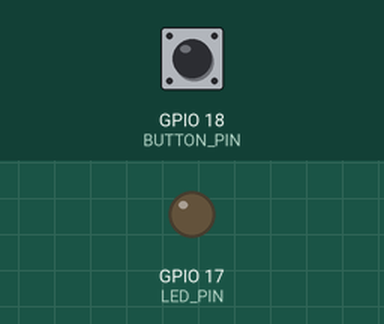
Simulated run of this program. Board: Raspberry Pi (BCM pin numbers). On the bench: output pins drawn as LEDs (lit = HIGH). Inputs (shaded band) come from the test bench; at power-on: GPIO 18 (BUTTON_PIN) LOW.

Above: at 1.2 s.
1.3 s: GPIO 18 (BUTTON_PIN) pulled HIGH for 0.15 s
At 1.4 s:
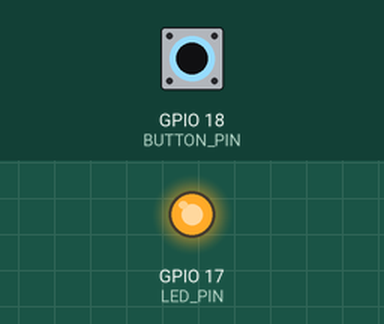
3.0 s: GPIO 18 (BUTTON_PIN) pulled HIGH for 3.2 s
At 7.0 s:
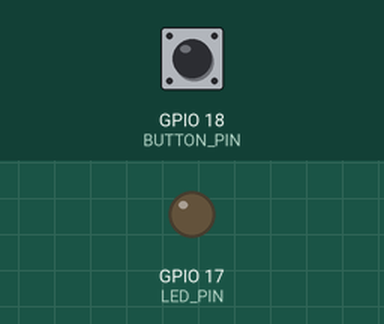
Timing chart, 0 to 8.5 s (numbered marks = the images above; inputs shaded):
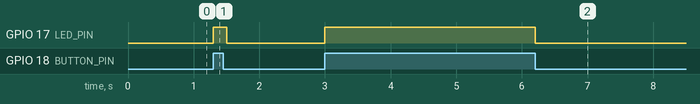

The program:

Button-LED-Control.py
```python
import RPi.GPIO as GPIO
import time

LED_PIN = 17
BUTTON_PIN = 18

GPIO.setmode(GPIO.BCM)
GPIO.setup(LED_PIN, GPIO.OUT)
GPIO.setup(BUTTON_PIN, GPIO.IN, pull_up_down=GPIO.PUD_DOWN)

try:
    while True:
        if GPIO.input(BUTTON_PIN) == GPIO.HIGH:
            GPIO.output(LED_PIN, True)
        else:
            GPIO.output(LED_PIN, False)
        time.sleep(0.1)
except KeyboardInterrupt:
    GPIO.cleanup()
    print("Program stopped, GPIO cleaned up")
```

Measured:
- after the input at 1.3 s, GPIO 17 (LED_PIN): LOW → HIGH at once, → LOW 0.20 s later
- after the input at 3.0 s, GPIO 17 (LED_PIN): LOW → HIGH at once, → LOW 3.2 s later
